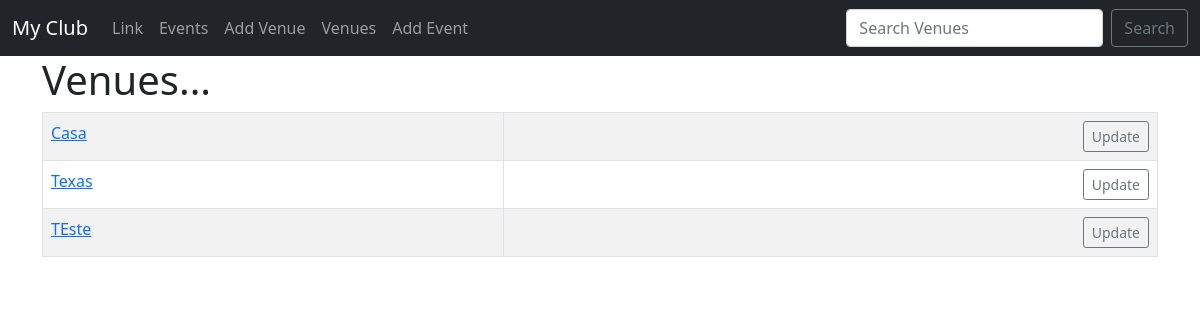
Before: /list_venues/ with the older database file.
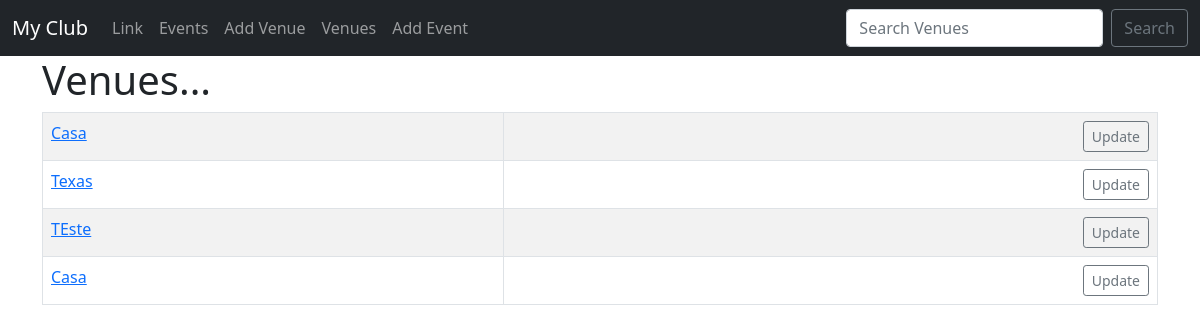
After: the same page with the newer database file.
### events/models.py (models this page shows)
class Venue(models.Model):
    name = models.CharField("Venue name", max_length=120)
    address = models.CharField(max_length=300)
    zip_code = models.CharField('Zip code', max_length=15)
    phone = models.CharField('contactphone', max_length=25)
    web = models.URLField('Website Adress' )
    email_address = models.EmailField('Email address', blank=True)
    def __str__(self):
        return self.name

### events/views.py (the view)
# urls.py: path('list_venues/', views.list_venues, name="list-venues"),#Vai para lista de venues
def list_venues(request):
    venue_list = Venue.objects.all()#Puxa todos os dados q estao no banco de dados conforme a tabela
    context = {
        "venue_list": venue_list
    }
    return render(request, 'events/venue.html', context)

### events/templates/events/venue.html
{% extends 'events/base.html' %}
{% block content %}
    <h1>Venues...</h1>
    <table class="table table-striped table-hover table-bordered">
        {% for venue in venue_list %}
        <tr>
            <td><a href="{% url 'show-venue' venue.id %}">{{ venue }}</a> <br></td>
            <td align="right"><a href="{% url 'update-venue' venue.id %}" class="btn btn-outline-secondary btn-sm">Update</a> </td>
        </tr>
        {% endfor %}
    </table>
{% endblock %}

Changed rows visible on the page:
added Venue: name "Casa"
